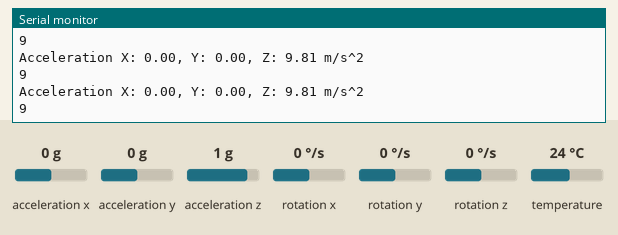
The sketch below on a simulated ESP32. Shown: the last lines printed to the serial monitor. The test bench sets the inputs (shaded band); at power-on: acceleration x 0 g, acceleration y 0 g, acceleration z 1 g, rotation x 0 °/s, rotation y 0 °/s, rotation z 0 °/s, temperature 24 °C. WiFi joins after 1.5 s; servers stay silent unless stated.

Above: at 3.8 s.
3.9 s: acceleration x set to -1.4 g
At 5.0 s:
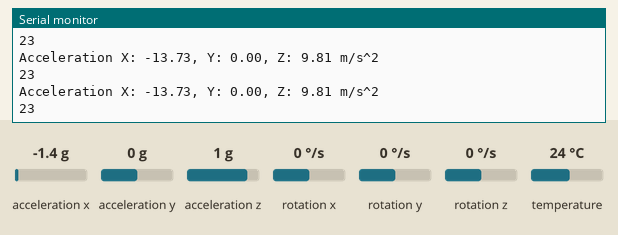
5.4 s: acceleration y set to -1.4 g
At 6.5 s:
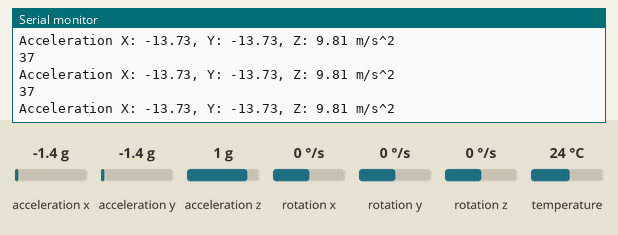
6.9 s: acceleration z set to -1.4 g
At 7.6 s:
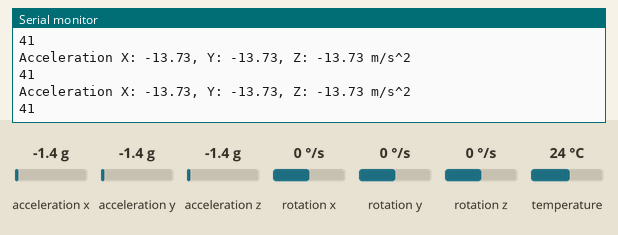
Timing chart, 0 to 8.5 s (numbered marks = the images above; inputs shaded):
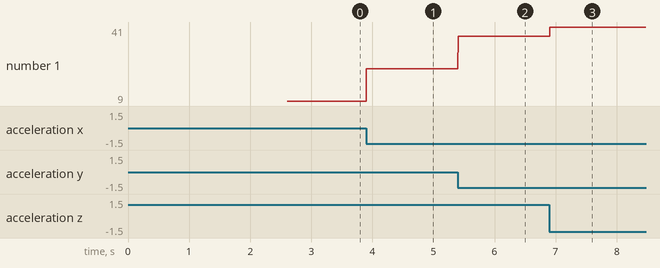

Measured:
- after the input at 3.9 s, the serial monitor: prints a new line at once (image 1)
- after the input at 5.4 s, the serial monitor: prints a new line at once (image 2)
- after the input at 6.9 s, the serial monitor: prints a new line at once (image 3)
- plotted number 1: 9 → 23 after the input at 3.9 s, 23 → 37 after the input at 5.4 s, 37 → 41 after the input at 6.9 s

The sketch:

Einkaufswagen_V1.ino
```cpp
// Load Wi-Fi library
#include <WiFi.h>
#include <WiFiUdp.h>
#include <Adafruit_MPU6050.h>
#include <Adafruit_Sensor.h>

Adafruit_MPU6050 mpu;

// Replace with your network credentials
const char* ssid     = "FRITZ!Box 7412";  //Wlan-name
const char* password = "58184142373790392728";  //Wlan Passwort
const char ip1[] = "192.168.178.20";   //Ip, an die gesendet wird
const char ip2[] = "10.163.100.8";    // Optional
#define UDP_PORT 4122                   //UDP Port über den gesendet wird (=UDPin-Port im TD File)
String Data = "Hi 1234, 4321 Byye ";
int n = 0;

WiFiUDP UDP;
char packet[255];
int sensorwert = 0;     //Erstellen des Integers "Sensorwert"

void setup() {
  Serial.begin(115200);
  delay(1000);

  WiFi.begin(ssid, password);           //WLAN Verbinden
  while (WiFi.status() != WL_CONNECTED) {
    delay(500);
    Serial.println("Connecting to WiFi..");
  }
  Serial.println("Connected to the WiFi network");

  UDP.begin(UDP_PORT);                         //UDP Starten

  // Try to initialize!
  if (!mpu.begin()) {                       //Beschleunigungssensor "MPU6050" an den Start bringen
    Serial.println("Failed to find MPU6050 chip");      //Nachricht, falls verbindung zum MPU nicht funktioniert
    while (1) {
      delay(0);
    }
  }
    Serial.println("MPU6050 Found!");          //MPU gefunden

  mpu.setAccelerometerRange(MPU6050_RANGE_2_G);
  mpu.setGyroRange(MPU6050_RANGE_500_DEG);
  mpu.setFilterBandwidth(MPU6050_BAND_5_HZ);
  Serial.println("");
  delay(100);

}


void loop(){
  sensors_event_t a, g, temp;
  mpu.getEvent(&a, &g, &temp);      //auslesen der aktuellen Beschleunigungs,- Rotations- und Temperaturwerte am Anfang der Schleife
  Serial.print("Acceleration X: ");
  Serial.print(a.acceleration.x);     //Printen des aktuellen x-achsen-Beschleunigungswertes
  Serial.print(", Y: ");
  Serial.print(a.acceleration.y);     //Printen des aktuellen y-achsen-Beschleunigungswertes
  Serial.print(", Z: ");
  Serial.print(a.acceleration.z);     //Printen des aktuellen z-achsen-Beschleunigungswertes
  Serial.println(" m/s^2");
  sensorwert= abs(a.acceleration.x)+abs(a.acceleration.y)+abs(a.acceleration.z); // Addieren der einzelnen Achsenwerte und "Sensorwert" nennen
  Serial.println(sensorwert);         //Printen des Sensorwertes
  Serial.println("");


  Data.toCharArray( packet , Data.length() );       // Sendung per UDP
  UDP.beginPacket(ip1, UDP_PORT);
  UDP.print(uint8_t(sensorwert));                   // Sensorwert senden
  UDP.endPacket();

}
```
